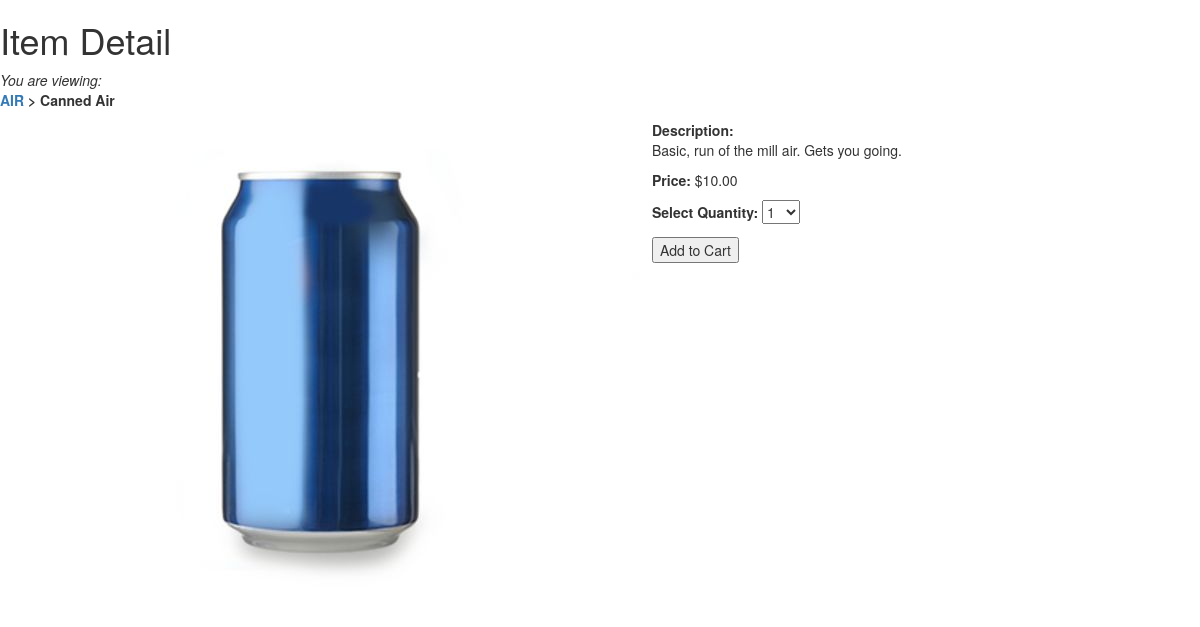
/showitem.php?item_id=1, run on the app's committed database.
### tables this page shows
CREATE TABLE `store_items` (
  `id` int(11) NOT NULL,
  `cat_id` int(11) NOT NULL,
  `item_title` varchar(75) DEFAULT NULL,
  `item_price` float(8,2) DEFAULT NULL,
  `item_desc` text DEFAULT NULL,
  `item_image` varchar(50) DEFAULT NULL
);

CREATE TABLE `store_categories` (
  `id` int(11) NOT NULL,
  `cat_title` varchar(50) DEFAULT NULL,
  `cat_desc` text DEFAULT NULL
);

### showitem.php (the view, shortened to what this page needs)
<?php
$mysqli = mysqli_connect("localhost", "root", "", "test");
$display_block = "<h1>Item Detail</h1>";
$safe_item_id = mysqli_real_escape_string($mysqli, $_GET['item_id']);
$get_item_sql = "SELECT c.id as cat_id, c.cat_title, si.item_title, si.item_price, si.item_desc, si.item_image FROM store_items AS si LEFT JOIN store_categories AS c on c.id = si.cat_id WHERE si.id = '".$safe_item_id."'";
$get_item_res = mysqli_query($mysqli, $get_item_sql) or die(mysqli_error($mysqli));
if (mysqli_num_rows($get_item_res) < 1) {
   $display_block .= "<p><em>Invalid item selection.</em></p>";
} else {
   while ($item_info = mysqli_fetch_array($get_item_res)) {
	   $cat_id = $item_info['cat_id'];
	   $cat_title = strtoupper(stripslashes($item_info['cat_title']));
	   $item_title = stripslashes($item_info['item_title']);
	   $item_price = $item_info['item_price'];
	   $item_desc = stripslashes($item_info['item_desc']);
	   $item_image = $item_info['item_image'];
	}
   $display_block .= <<<END_OF_TEXT
   <p><em>You are viewing:</em><br>
   <strong><a href="home.php?cat_id=$cat_id">$cat_title</a> &gt; $item_title</strong></p>
   <div style="float: left;"><img src="$item_image" alt="$item_title"></div>
   <div style="float: left; padding-left: 12px">
   <p><strong>Description:</strong><br>$item_desc</p>
   <p><strong>Price:</strong> \$$item_price</p>
 <form method="post" action="addtocart.php">
 END_OF_TEXT;
 $display_block .= "
 <p><label for=\"sel_item_qty\">Select Quantity:</label>
 <select id=\"sel_item_qty\" name=\"sel_item_qty\">";
 for($i=1; $i<11; $i++) {
 $display_block .= "<option value=\"".$i."\">".$i."</option>";
 }
 $display_block .= <<<END_OF_TEXT
 </select></p>
 <input type="hidden" name="sel_item_id"
 value="$_GET[item_id]" />
 <button type="submit" name="submit" value="submit">
 Add to Cart</button>
 </form>
 </div>
 END_OF_TEXT;
 }
 ?>
  <link rel="stylesheet" href="https://maxcdn.bootstrapcdn.com/bootstrap/3.3.7/css/bootstrap.css">
 <!DOCTYPE html>
 <html>
 <head>
 </head>
 <body>
 <?php echo $display_block; ?>
 </body>
 </html>

### showitem.php (style rules this page uses)
label { font-weight: bold; }

### data on the page
store_items: store_categories.cat_title "AIR", item_title "Canned Air", item_image (picture), item_desc "Basic, run of the mill air. Gets you going.", item_price "10.00"

### other printed values
form field sel_item_qty "1"
